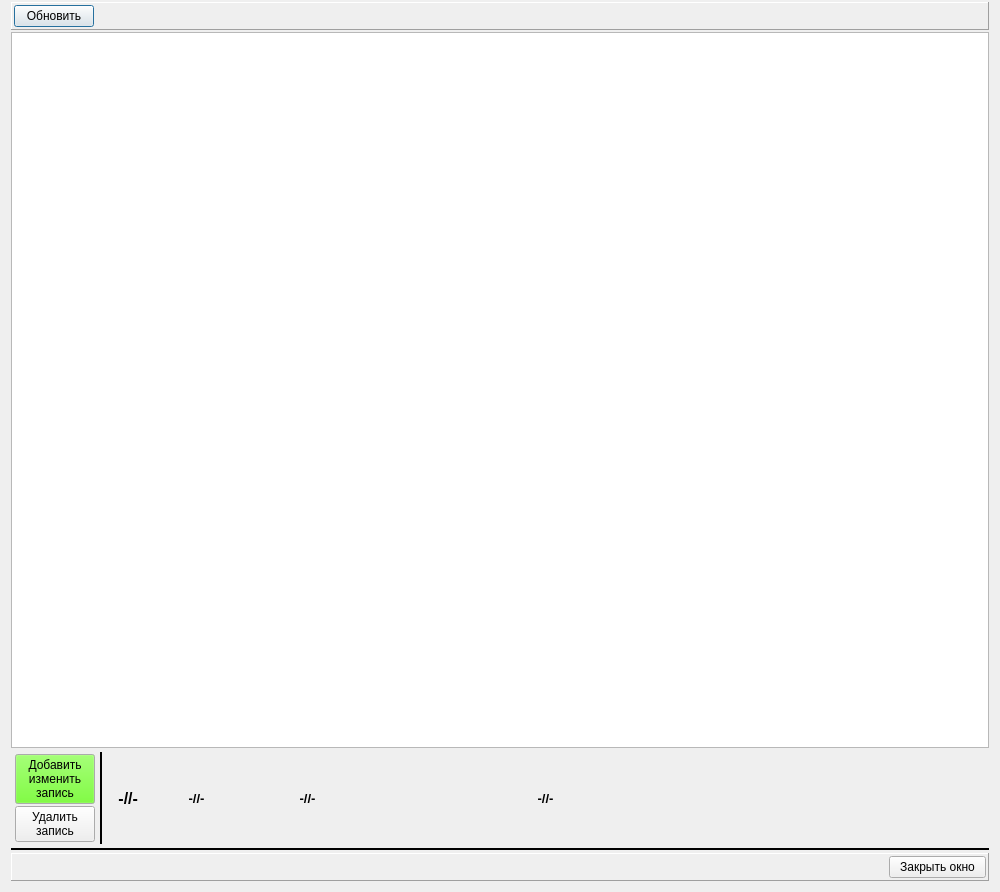
<?xml version="1.0" encoding="UTF-8"?>
<ui version="4.0">
 <class>spr_assig_errors_wnd</class>
 <widget class="QDialog" name="spr_assig_errors_wnd">
  <property name="geometry">
   <rect>
    <x>0</x>
    <y>0</y>
    <width>1000</width>
    <height>892</height>
   </rect>
  </property>
  <property name="minimumSize">
   <size>
    <width>1000</width>
    <height>0</height>
   </size>
  </property>
  <property name="windowTitle">
   <string>Справочник ошибок прикрепления</string>
  </property>
  <layout class="QVBoxLayout" name="verticalLayout">
   <property name="spacing">
    <number>2</number>
   </property>
   <property name="topMargin">
    <number>2</number>
   </property>
   <item>
    <widget class="QFrame" name="frame">
     <property name="frameShape">
      <enum>QFrame::Panel</enum>
     </property>
     <property name="frameShadow">
      <enum>QFrame::Raised</enum>
     </property>
     <layout class="QHBoxLayout" name="horizontalLayout_2">
      <property name="leftMargin">
       <number>2</number>
      </property>
      <property name="topMargin">
       <number>2</number>
      </property>
      <property name="rightMargin">
       <number>2</number>
      </property>
      <property name="bottomMargin">
       <number>2</number>
      </property>
      <item>
       <widget class="QPushButton" name="bn_refresh">
        <property name="text">
         <string>Обновить</string>
        </property>
        <property name="icon">
         <iconset resource="_inko_pol2_res.qrc">
          <normaloff>:/refresh.png</normaloff>:/refresh.png</iconset>
        </property>
       </widget>
      </item>
      <item>
       <spacer name="horizontalSpacer">
        <property name="orientation">
         <enum>Qt::Horizontal</enum>
        </property>
        <property name="sizeHint" stdset="0">
         <size>
          <width>40</width>
          <height>20</height>
         </size>
        </property>
       </spacer>
      </item>
     </layout>
    </widget>
   </item>
   <item>
    <widget class="QTableView" name="tab_errors">
     <property name="lineWidth">
      <number>1</number>
     </property>
     <property name="selectionMode">
      <enum>QAbstractItemView::SingleSelection</enum>
     </property>
     <property name="selectionBehavior">
      <enum>QAbstractItemView::SelectRows</enum>
     </property>
     <attribute name="horizontalHeaderMinimumSectionSize">
      <number>20</number>
     </attribute>
     <attribute name="verticalHeaderDefaultSectionSize">
      <number>25</number>
     </attribute>
     <attribute name="verticalHeaderMinimumSectionSize">
      <number>25</number>
     </attribute>
    </widget>
   </item>
   <item>
    <layout class="QHBoxLayout" name="horizontalLayout_3" stretch="0,0,0,0,0,0,0,1,0,2">
     <property name="spacing">
      <number>2</number>
     </property>
     <property name="leftMargin">
      <number>2</number>
     </property>
     <property name="topMargin">
      <number>2</number>
     </property>
     <property name="rightMargin">
      <number>2</number>
     </property>
     <property name="bottomMargin">
      <number>2</number>
     </property>
     <item>
      <layout class="QVBoxLayout" name="verticalLayout_2">
       <property name="spacing">
        <number>2</number>
       </property>
       <property name="leftMargin">
        <number>2</number>
       </property>
       <property name="topMargin">
        <number>2</number>
       </property>
       <property name="rightMargin">
        <number>2</number>
       </property>
       <property name="bottomMargin">
        <number>2</number>
       </property>
       <item>
        <widget class="QPushButton" name="bn_add">
         <property name="palette">
          <palette>
           <active>
            <colorrole role="Button">
             <brush brushstyle="SolidPattern">
              <color alpha="255">
               <red>85</red>
               <green>255</green>
               <blue>0</blue>
              </color>
             </brush>
            </colorrole>
           </active>
           <inactive>
            <colorrole role="Button">
             <brush brushstyle="SolidPattern">
              <color alpha="255">
               <red>85</red>
               <green>255</green>
               <blue>0</blue>
              </color>
             </brush>
            </colorrole>
           </inactive>
           <disabled>
            <colorrole role="Button">
             <brush brushstyle="SolidPattern">
              <color alpha="255">
               <red>85</red>
               <green>255</green>
               <blue>0</blue>
              </color>
             </brush>
            </colorrole>
           </disabled>
          </palette>
         </property>
         <property name="text">
          <string>Добавить
изменить
запись</string>
         </property>
        </widget>
       </item>
       <item>
        <widget class="QPushButton" name="bn_delete">
         <property name="text">
          <string>Удалить
запись</string>
         </property>
        </widget>
       </item>
      </layout>
     </item>
     <item>
      <widget class="Line" name="line_2">
       <property name="minimumSize">
        <size>
         <width>4</width>
         <height>0</height>
        </size>
       </property>
       <property name="frameShadow">
        <enum>QFrame::Plain</enum>
       </property>
       <property name="lineWidth">
        <number>2</number>
       </property>
       <property name="orientation">
        <enum>Qt::Vertical</enum>
       </property>
      </widget>
     </item>
     <item>
      <widget class="QLabel" name="lab_4">
       <property name="maximumSize">
        <size>
         <width>80</width>
         <height>16777215</height>
        </size>
       </property>
       <property name="text">
        <string/>
       </property>
       <property name="wordWrap">
        <bool>true</bool>
       </property>
      </widget>
     </item>
     <item>
      <widget class="QLabel" name="lab_code">
       <property name="minimumSize">
        <size>
         <width>60</width>
         <height>0</height>
        </size>
       </property>
       <property name="font">
        <font>
         <pointsize>12</pointsize>
         <weight>75</weight>
         <bold>true</bold>
        </font>
       </property>
       <property name="text">
        <string> -//- </string>
       </property>
       <property name="wordWrap">
        <bool>true</bool>
       </property>
      </widget>
     </item>
     <item>
      <widget class="QLabel" name="lab_3">
       <property name="maximumSize">
        <size>
         <width>80</width>
         <height>16777215</height>
        </size>
       </property>
       <property name="text">
        <string/>
       </property>
       <property name="wordWrap">
        <bool>true</bool>
       </property>
      </widget>
     </item>
     <item>
      <widget class="QLabel" name="lab_event">
       <property name="minimumSize">
        <size>
         <width>100</width>
         <height>0</height>
        </size>
       </property>
       <property name="maximumSize">
        <size>
         <width>100</width>
         <height>16777215</height>
        </size>
       </property>
       <property name="font">
        <font>
         <pointsize>10</pointsize>
         <weight>75</weight>
         <bold>true</bold>
        </font>
       </property>
       <property name="text">
        <string> -//- </string>
       </property>
       <property name="wordWrap">
        <bool>true</bool>
       </property>
      </widget>
     </item>
     <item>
      <widget class="QLabel" name="lab_2">
       <property name="maximumSize">
        <size>
         <width>80</width>
         <height>16777215</height>
        </size>
       </property>
       <property name="text">
        <string/>
       </property>
       <property name="wordWrap">
        <bool>true</bool>
       </property>
      </widget>
     </item>
     <item>
      <widget class="QLabel" name="lab_text">
       <property name="font">
        <font>
         <pointsize>10</pointsize>
         <weight>75</weight>
         <bold>true</bold>
        </font>
       </property>
       <property name="text">
        <string> -//- </string>
       </property>
       <property name="wordWrap">
        <bool>true</bool>
       </property>
      </widget>
     </item>
     <item>
      <widget class="QLabel" name="lab_1">
       <property name="maximumSize">
        <size>
         <width>80</width>
         <height>16777215</height>
        </size>
       </property>
       <property name="text">
        <string/>
       </property>
       <property name="wordWrap">
        <bool>true</bool>
       </property>
      </widget>
     </item>
     <item>
      <widget class="QLabel" name="lab_comment">
       <property name="minimumSize">
        <size>
         <width>0</width>
         <height>90</height>
        </size>
       </property>
       <property name="font">
        <font>
         <pointsize>10</pointsize>
         <weight>75</weight>
         <bold>true</bold>
        </font>
       </property>
       <property name="text">
        <string> -//- </string>
       </property>
       <property name="wordWrap">
        <bool>true</bool>
       </property>
      </widget>
     </item>
    </layout>
   </item>
   <item>
    <widget class="Line" name="line">
     <property name="frameShadow">
      <enum>QFrame::Plain</enum>
     </property>
     <property name="lineWidth">
      <number>2</number>
     </property>
     <property name="orientation">
      <enum>Qt::Horizontal</enum>
     </property>
    </widget>
   </item>
   <item>
    <widget class="QFrame" name="frame_2">
     <property name="frameShape">
      <enum>QFrame::Panel</enum>
     </property>
     <property name="frameShadow">
      <enum>QFrame::Raised</enum>
     </property>
     <layout class="QHBoxLayout" name="horizontalLayout">
      <property name="leftMargin">
       <number>2</number>
      </property>
      <property name="topMargin">
       <number>2</number>
      </property>
      <property name="rightMargin">
       <number>2</number>
      </property>
      <property name="bottomMargin">
       <number>2</number>
      </property>
      <item>
       <spacer name="horizontalSpacer_2">
        <property name="orientation">
         <enum>Qt::Horizontal</enum>
        </property>
        <property name="sizeHint" stdset="0">
         <size>
          <width>40</width>
          <height>20</height>
         </size>
        </property>
       </spacer>
      </item>
      <item>
       <widget class="QPushButton" name="bn_close">
        <property name="text">
         <string>  Закрыть окно  </string>
        </property>
       </widget>
      </item>
     </layout>
    </widget>
   </item>
  </layout>
 </widget>
 <resources>
  <include location="_inko_pol2_res.qrc"/>
 </resources>
 <connections/>
</ui>
